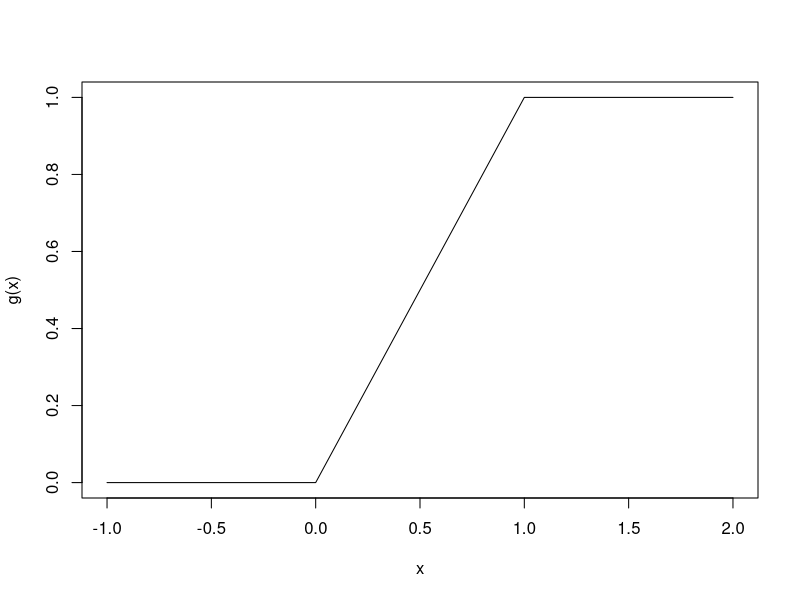
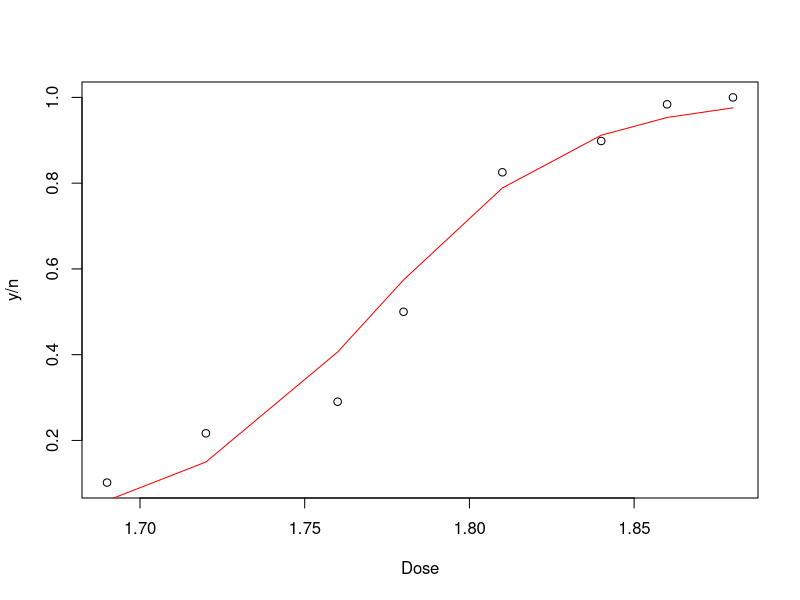
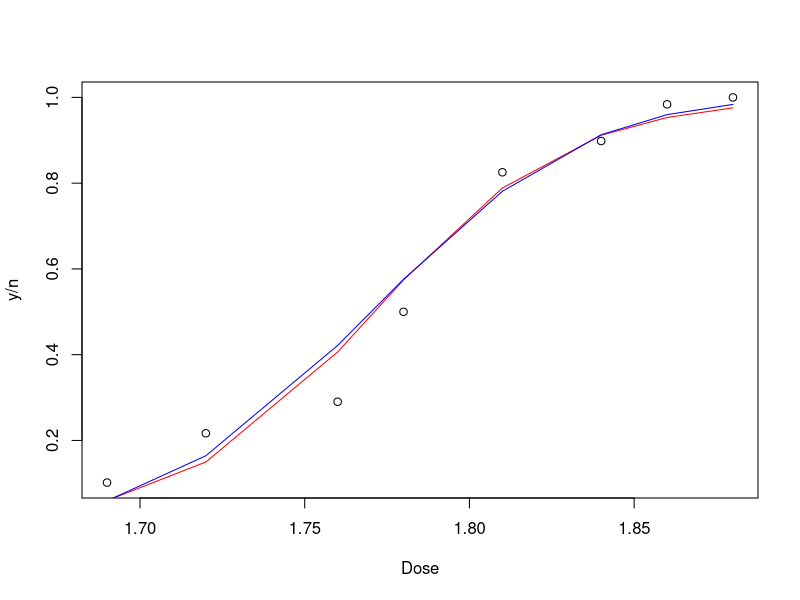
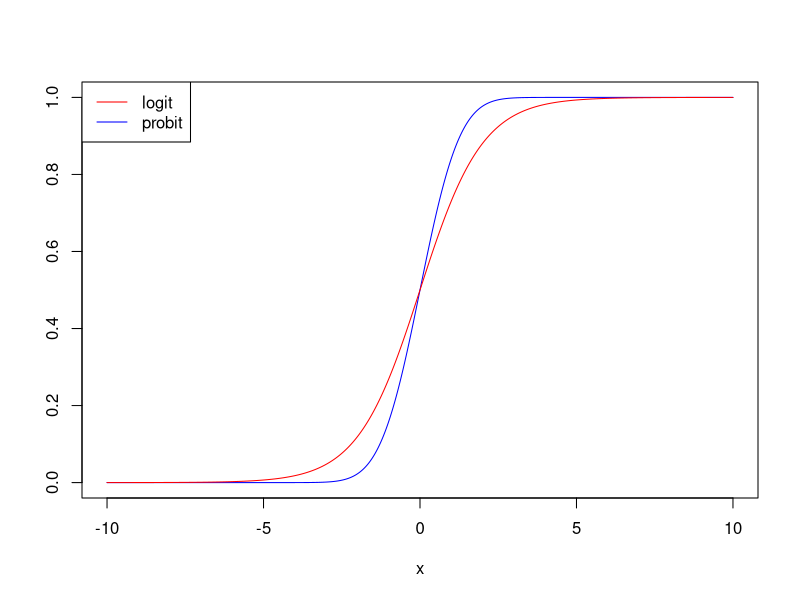
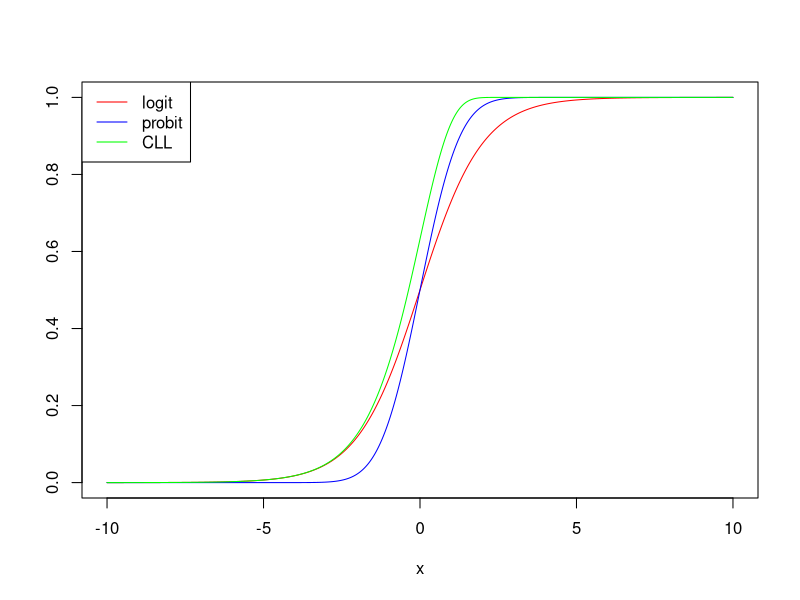
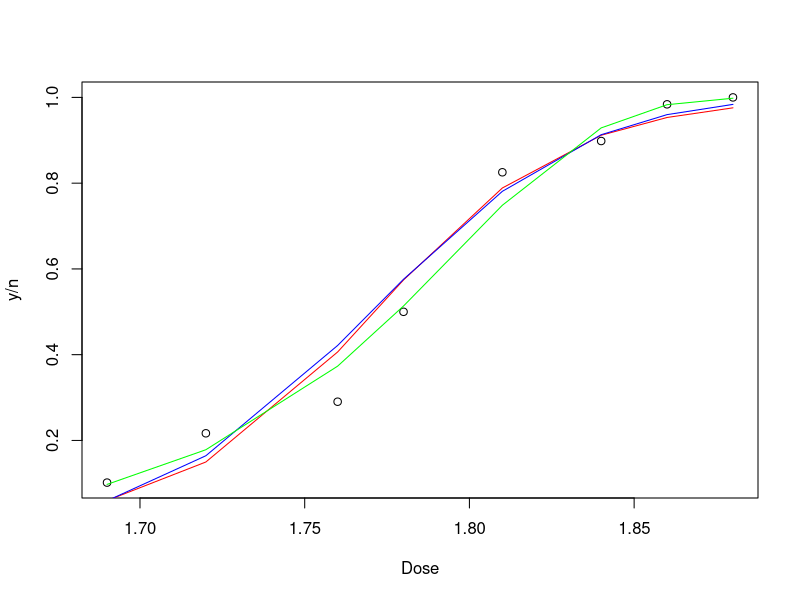
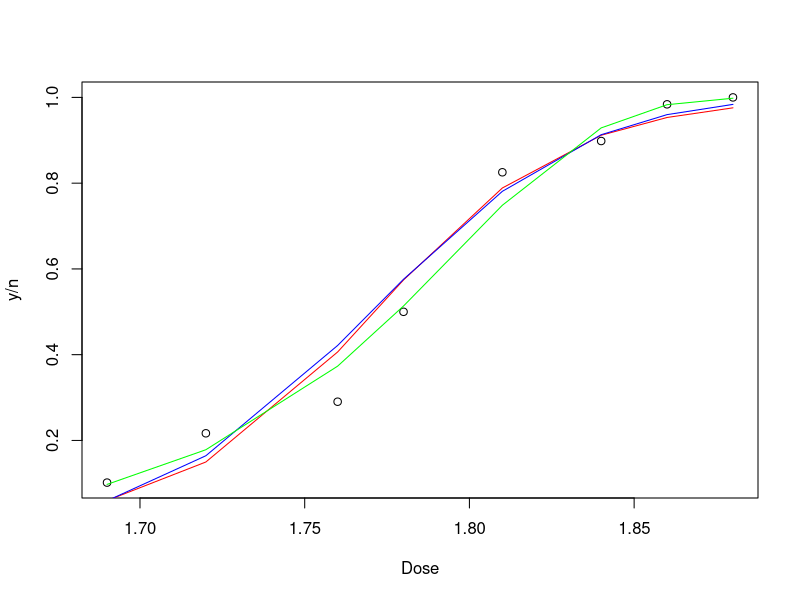

Here is the R script that generated these plots, in order:
## ---- chunk 1
knitr::opts_chunk$set(echo = TRUE)
## ---- chunk 2
library(tidyverse)
library(magrittr)

dat = read.csv('../../data/titanic.csv')

# the titanic data contains some missing data that we'll just ignore for now....
dat %<>% drop_na

# we don't care about a few of the columns
dat %<>% select(-c('name','ticket','cabin'))

dat %>% head
dat$pclass %<>% as.factor 
## ---- chunk 3
g = function(x){
  if ((x>0) & (x<1)){
    return(x)
  }
  else if (x<=0) {
    return(0)
  }
  else {
    return(1)
  }
}

grid = seq(-1,2,.01)
plot(grid,sapply(grid,g),type='l',xlab='x',ylab='g(x)')

## ---- chunk 4
mod = glm(survived ~ pclass+age, family=binomial, data=dat)
summary(mod)

print('Odds ratios:')
print(exp(mod$coefficients))
## ---- chunk 5
dose.dat = read.csv('../../data/beetles.csv')
dose.dat
## ---- chunk 6
dose.dat$fails = dose.dat$n - dose.dat$y
lhs = as.matrix(dose.dat[,c('y','fails')])

mod.logit = glm(lhs~dose.dat$dose, family=binomial)
summary(mod.logit)

plot(dose.dat$dose,dose.dat$y/dose.dat$n,xlab='Dose',ylab='y/n')
# note the type='response', which is special for GLMS and produces predictions on the $[y_i] scale
lines(dose.dat$dose,predict(mod.logit, type='response'),col='red')  

print('Odds ratios:')
exp(mod.logit$coefficients)
## ---- chunk 7
mod.probit = glm(lhs~dose.dat$dose, family=binomial(link='probit'))
summary(mod.probit)

plot(dose.dat$dose,dose.dat$y/dose.dat$n,xlab='Dose',ylab='y/n')
lines(dose.dat$dose,predict(mod.logit, type='response'),col='red') 
lines(dose.dat$dose,predict(mod.probit, type='response'),col='blue') 

## ---- chunk 8
xgrid = seq(-10,10,.01)
logit = exp(xgrid)/(1+exp(xgrid))
probit = pnorm(xgrid)

plot(xgrid,probit,col='blue',type='l',xlab='x',ylab='')
lines(xgrid,logit,col='red')
legend('topleft',col=c('red','blue'),lwd=1,legend=c('logit','probit'))
## ---- chunk 9
xgrid = seq(-10,10,.01)
cll = 1-exp(-exp(xgrid))

plot(xgrid,logit,col='red',type='l',xlab='x',ylab='')
lines(xgrid,probit,col='blue')
lines(xgrid,cll,col='green')
legend('topleft',col=c('red','blue','green'),lwd=1,legend=c('logit','probit','CLL'))

mod.cll = glm(lhs~dose.dat$dose, family=binomial(link='cloglog'))
summary(mod.cll)

plot(dose.dat$dose,dose.dat$y/dose.dat$n,xlab='Dose',ylab='y/n')
lines(dose.dat$dose,predict(mod.logit, type='response'),col='red') 
lines(dose.dat$dose,predict(mod.probit, type='response'),col='blue') 
lines(dose.dat$dose,predict(mod.cll, type='response'),col='green') 

## ---- chunk 10
mod = glm(survived ~ pclass+age, family=binomial, data=dat)

pi.hat = predict(mod,type='response')
R2.effrons = 1 - (sum((dat$survived-pi.hat)^2)/sum((dat$survived-mean(dat$survived))^2))
R2.effrons
## ---- chunk 11
mod0 = glm(lhs~1, family=binomial, data=dose.dat)

ll0 = logLik(mod0)
ll.logit = logLik(mod.logit)
ll.probit = logLik(mod.probit)
ll.cll = logLik(mod.cll)


print(c(1-ll.logit/ll0, 1-ll.probit/ll0, 1-ll.cll/ll0) )

plot(dose.dat$dose,dose.dat$y/dose.dat$n,xlab='Dose',ylab='y/n')
lines(dose.dat$dose,predict(mod.logit, type='response'),col='red') 
lines(dose.dat$dose,predict(mod.probit, type='response'),col='blue') 
lines(dose.dat$dose,predict(mod.cll, type='response'),col='green') 
